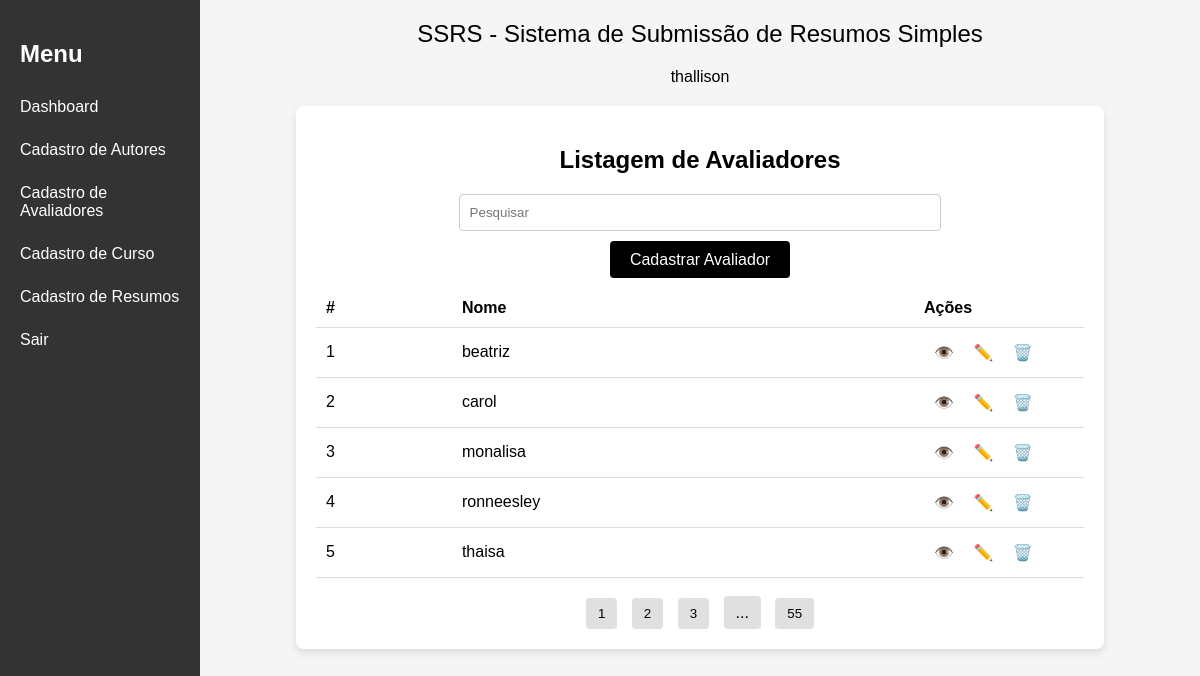
Page /src/organizador/cadastro_avaliador/listagem.php (signed in) on the committed database.
### tables this page shows
CREATE TABLE IF NOT EXISTS `avaliadores` (
  `id` INT NOT NULL AUTO_INCREMENT,
  `nome` VARCHAR(45) NULL,
  `email` VARCHAR(45) NULL,
  `senha` VARCHAR(32) NULL,
  `curso` INT NOT NULL,
  `formacao` VARCHAR(45) NULL,
  `telefone` VARCHAR(15) NOT NULL,
  `aprovado` TINYINT(1) NOT NULL,
  PRIMARY KEY (`id`),
  INDEX `fk_avaliadores_cursos1_idx` (`curso` ASC) ,
  CONSTRAINT `fk_avaliadores_cursos1`
    FOREIGN KEY (`curso`)
    REFERENCES `cursos` (`id`)
    ON DELETE NO ACTION
    ON UPDATE NO ACTION);

### src/organizador/cadastro_avaliador/listagem.php (the view, shortened to what this page needs)
<?php include("../layout_superior.php") ?>
<!DOCTYPE html>
<html lang="pt-BR">
<head>
    <link rel="stylesheet" href="../../css/listagem_avaliador.css">
</head>
<body>
<?php
$con = new mysqli("localhost", "root", "", "evento");
$resultado = $con->query("SELECT id, nome, email, formacao FROM avaliadores ORDER BY nome");
?>
    <section class="container">
        <h2 class="title">Listagem de Avaliadores</h2>
        <div class="search-container">
            <input type="text" placeholder="Pesquisar">
        </div>
        <div class="actions">
            <a class="btn-register" href="./cadastro.php">Cadastrar Avaliador</a>
        </div>
        <table>
    <thead>
        <tr>
            <th>#</th>
            <th>Nome</th>
            <th>Ações</th>
        </tr>
    </thead>
    <tbody>
        <?php
            $contador = 1;
            while ($linha = $resultado->fetch_object()){
                $nome = $linha->nome;
                $email = $linha->email;
                $formacao = $linha->formacao;
                $id = isset($linha->id) ? $linha->id : '';
        ?>
        <tr>
            <td><?=$contador?></td>
            <td><?=$nome?></td>
            <td>
                <button class="details-btn" onclick="mostrarDetalhes(this, '<?=$nome?>', '<?=$email?>', '<?=$formacao?>')">👁️</button>
                <a class="edit-btn" href="editar.php?id=<?=$id?>">✏️</a>
                <a class="delete-btn" href="excluir.php?id=<?=$id?>" onclick="return confirm('Você tem certeza que deseja excluir este avaliador?')">🗑️</a>
            </td>
        </tr>
        <?php
            $contador++;
            }
        ?>
    </tbody>
</table>
        <div class="pagination">
            <button>1</button>
            <button>2</button>
            <button>3</button>
            <span>...</span>
            <button>55</button>
        </div>
    </section>
</body>
</html>
<?php include("../layout_inferior.php") ?>

### src/css/layout.css (style rules this page uses)
body { font-family: Arial, sans-serif; display: flex; min-height: 100vh; margin: 0; }
.title { font-size: 24px; margin-bottom: 20px; }

### src/css/listagem_avaliador.css (style rules this page uses)
body { font-family: Arial, sans-serif; margin: 0; padding: 0; background-color: #f5f5f5; }
.container { width: 80%; margin: 0 auto; background-color: white; padding: 20px; margin-top: 20px; border-radius: 8px; box-shadow: 0 4px 8px rgba(0, 0, 0, 0.1); }
.title { text-align: center; }
.search-container { text-align: center; margin-bottom: 20px; }
input[type="text"] { width: 60%; padding: 10px; border-radius: 4px; border: 1px solid #ccc; }
.actions { text-align: center; margin-bottom: 20px; }
.btn-register { padding: 10px 20px; background-color: black; color: white; border: none; border-radius: 4px; cursor: pointer; text-decoration: none; }
table { width: 100%; border-collapse: collapse; margin-bottom: 20px; }
table th, table td { padding: 10px; text-align: left; border-bottom: 1px solid #ddd; }
table td { text-align: left; vertical-align: middle; }
th:last-child { text-align: left; width: 150px; }
td:last-child { text-align: left; width: 150px; }
.edit-btn, .delete-btn, .details-btn { background-color: transparent; border: none; font-size: 16px; cursor: pointer; padding: 5px; margin-left: 5px; text-decoration: none; }
.pagination { text-align: center; }
.pagination button, .pagination span { margin: 0 5px; padding: 8px 12px; background-color: #e0e0e0; border: none; border-radius: 4px; cursor: pointer; }

### rows in the picture
avaliadores: nome "beatriz"
avaliadores: nome "carol"
avaliadores: nome "monalisa"
avaliadores: nome "ronneesley"
avaliadores: nome "thaisa"

### other values in the picture
$nome "thallison"
